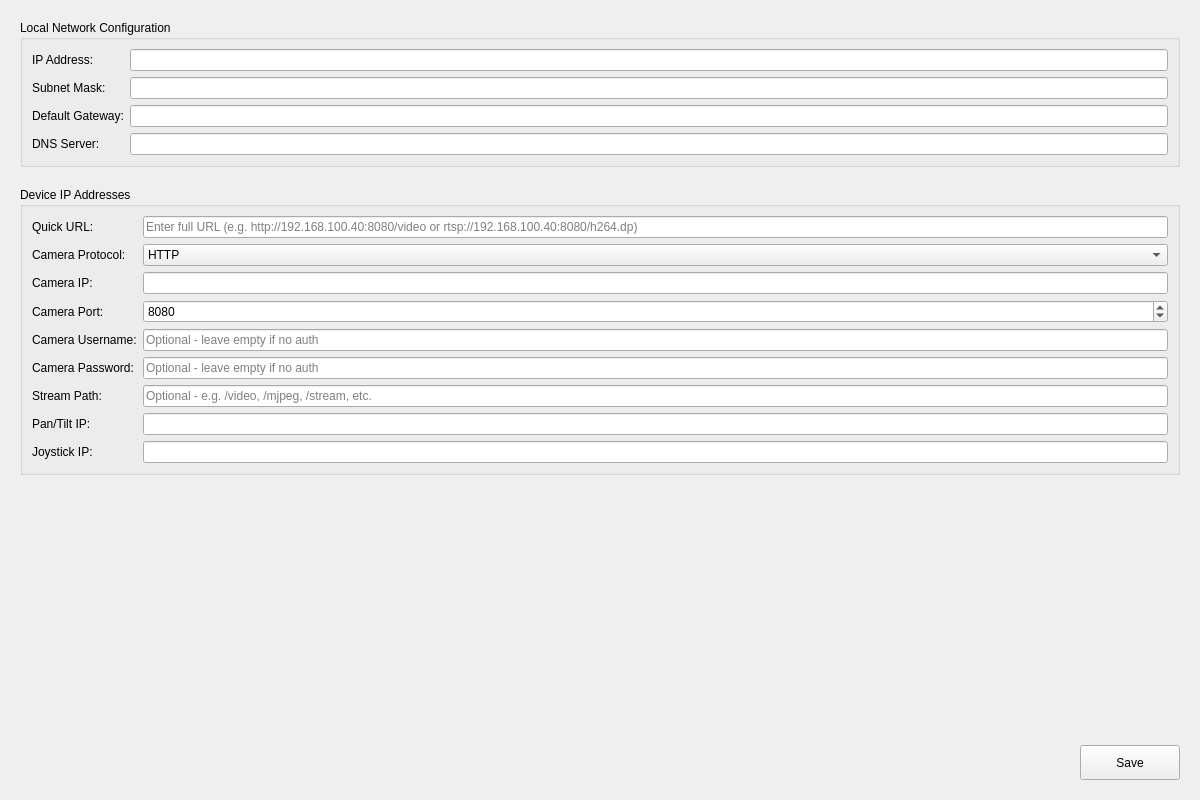
<?xml version="1.0" encoding="UTF-8"?>
<ui version="4.0">
 <class>IpConfigView</class>
 <widget class="QWidget" name="IpConfigView">
  <property name="geometry">
   <rect>
    <x>0</x>
    <y>0</y>
    <width>1200</width>
    <height>800</height>
   </rect>
  </property>
  <property name="windowTitle">
   <string>IP Configuration</string>
  </property>
  <layout class="QVBoxLayout" name="verticalLayout">
   <property name="spacing">
    <number>20</number>
   </property>
   <property name="leftMargin">
    <number>20</number>
   </property>
   <property name="topMargin">
    <number>20</number>
   </property>
   <property name="rightMargin">
    <number>20</number>
   </property>
   <property name="bottomMargin">
    <number>20</number>
   </property>
   <item>
    <widget class="QGroupBox" name="groupLocalNetwork">
     <property name="title">
      <string>Local Network Configuration</string>
     </property>
     <layout class="QFormLayout" name="formLocalNetwork">
      <item row="0" column="0">
       <widget class="QLabel" name="lblLocalIp">
        <property name="text">
         <string>IP Address:</string>
        </property>
       </widget>
      </item>
      <item row="0" column="1">
       <widget class="QLineEdit" name="editLocalIp"/>
      </item>
      <item row="1" column="0">
       <widget class="QLabel" name="lblSubnetMask">
        <property name="text">
         <string>Subnet Mask:</string>
        </property>
       </widget>
      </item>
      <item row="1" column="1">
       <widget class="QLineEdit" name="editSubnetMask"/>
      </item>
      <item row="2" column="0">
       <widget class="QLabel" name="lblGateway">
        <property name="text">
         <string>Default Gateway:</string>
        </property>
       </widget>
      </item>
      <item row="2" column="1">
       <widget class="QLineEdit" name="editGateway"/>
      </item>
      <item row="3" column="0">
       <widget class="QLabel" name="lblDns">
        <property name="text">
         <string>DNS Server:</string>
        </property>
       </widget>
      </item>
      <item row="3" column="1">
       <widget class="QLineEdit" name="editDns"/>
      </item>
     </layout>
    </widget>
   </item>
   <item>
    <widget class="QGroupBox" name="groupDevices">
     <property name="title">
      <string>Device IP Addresses</string>
     </property>
     <layout class="QFormLayout" name="formDevices">
      <item row="0" column="0">
       <widget class="QLabel" name="lblQuickUrl">
        <property name="text">
         <string>Quick URL:</string>
        </property>
       </widget>
      </item>
      <item row="0" column="1">
       <widget class="QLineEdit" name="editQuickUrl">
        <property name="placeholderText">
         <string>Enter full URL (e.g. http://192.168.100.40:8080/video or rtsp://192.168.100.40:8080/h264.dp)</string>
        </property>
       </widget>
      </item>
      <item row="1" column="0">
       <widget class="QLabel" name="lblCameraProtocol">
        <property name="text">
         <string>Camera Protocol:</string>
        </property>
       </widget>
      </item>
      <item row="1" column="1">
       <widget class="QComboBox" name="comboCameraProtocol">
        <item>
         <property name="text">
          <string>HTTP</string>
         </property>
        </item>
        <item>
         <property name="text">
          <string>RTSP</string>
         </property>
        </item>
       </widget>
      </item>
      <item row="2" column="0">
       <widget class="QLabel" name="lblCameraIp">
        <property name="text">
         <string>Camera IP:</string>
        </property>
       </widget>
      </item>
      <item row="2" column="1">
       <widget class="QLineEdit" name="editCameraIp"/>
      </item>
      <item row="3" column="0">
       <widget class="QLabel" name="lblCameraPort">
        <property name="text">
         <string>Camera Port:</string>
        </property>
       </widget>
      </item>
      <item row="3" column="1">
       <widget class="QSpinBox" name="spinCameraPort">
        <property name="minimum">
         <number>1</number>
        </property>
        <property name="maximum">
         <number>65535</number>
        </property>
        <property name="value">
         <number>8080</number>
        </property>
       </widget>
      </item>
      <item row="4" column="0">
       <widget class="QLabel" name="lblCameraUsername">
        <property name="text">
         <string>Camera Username:</string>
        </property>
       </widget>
      </item>
      <item row="4" column="1">
       <widget class="QLineEdit" name="editCameraUsername">
        <property name="placeholderText">
         <string>Optional - leave empty if no auth</string>
        </property>
       </widget>
      </item>
      <item row="5" column="0">
       <widget class="QLabel" name="lblCameraPassword">
        <property name="text">
         <string>Camera Password:</string>
        </property>
       </widget>
      </item>
      <item row="5" column="1">
       <widget class="QLineEdit" name="editCameraPassword">
        <property name="echoMode">
         <enum>QLineEdit::EchoMode::Password</enum>
        </property>
        <property name="placeholderText">
         <string>Optional - leave empty if no auth</string>
        </property>
       </widget>
      </item>
      <item row="6" column="0">
       <widget class="QLabel" name="lblCameraRtspPath">
        <property name="text">
         <string>Stream Path:</string>
        </property>
       </widget>
      </item>
      <item row="6" column="1">
       <widget class="QLineEdit" name="editCameraRtspPath">
        <property name="placeholderText">
         <string>Optional - e.g. /video, /mjpeg, /stream, etc.</string>
        </property>
       </widget>
      </item>
      <item row="7" column="0">
       <widget class="QLabel" name="lblPanTiltIp">
        <property name="text">
         <string>Pan/Tilt IP:</string>
        </property>
       </widget>
      </item>
      <item row="7" column="1">
       <widget class="QLineEdit" name="editPanTiltIp"/>
      </item>
      <item row="8" column="0">
       <widget class="QLabel" name="lblJoystickIp">
        <property name="text">
         <string>Joystick IP:</string>
        </property>
       </widget>
      </item>
      <item row="8" column="1">
       <widget class="QLineEdit" name="editJoystickIp"/>
      </item>
     </layout>
    </widget>
   </item>
   <item>
    <spacer name="verticalSpacer">
     <property name="orientation">
      <enum>Qt::Orientation::Vertical</enum>
     </property>
     <property name="sizeHint" stdset="0">
      <size>
       <width>20</width>
       <height>40</height>
      </size>
     </property>
    </spacer>
   </item>
   <item>
    <layout class="QHBoxLayout" name="buttonLayout">
     <item>
      <spacer name="horizontalSpacer">
       <property name="orientation">
        <enum>Qt::Orientation::Horizontal</enum>
       </property>
       <property name="sizeHint" stdset="0">
        <size>
         <width>40</width>
         <height>20</height>
        </size>
       </property>
      </spacer>
     </item>
     <item>
      <widget class="QPushButton" name="btnSave">
       <property name="minimumSize">
        <size>
         <width>100</width>
         <height>35</height>
        </size>
       </property>
       <property name="text">
        <string>Save</string>
       </property>
      </widget>
     </item>
    </layout>
   </item>
  </layout>
 </widget>
 <resources/>
 <connections/>
</ui>
